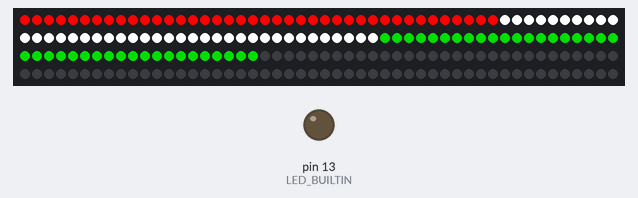
Simulated run of this sketch. Board: Arduino Uno, built with avr-gcc and run on an emulated ATmega328P. Shown: 200 RGB LEDs in strip order, left to right, continuing on the next row, output pins drawn as LEDs (lit = HIGH). Random numbers use the default seed unless the sketch sets one; what the sketch prints to the serial monitor is not drawn.

Above: at 3.17 s.
At 7.72 s:
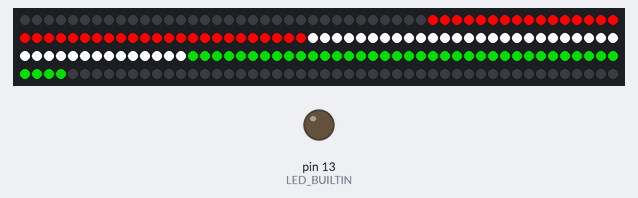
At 12.27 s:
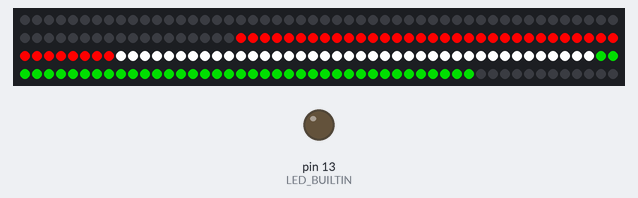
At 21.36 s:
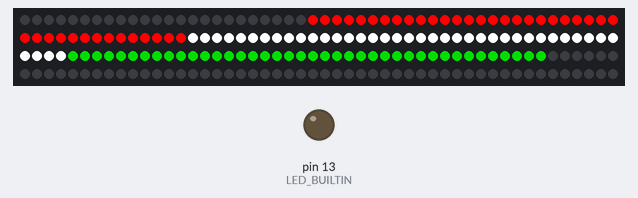
At 29.15 s:
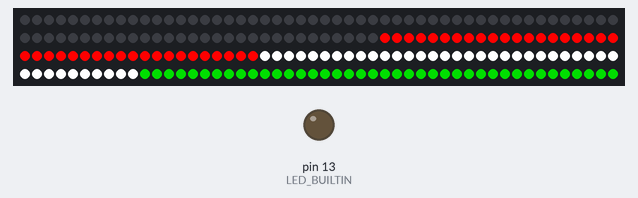
At 39.54 s:
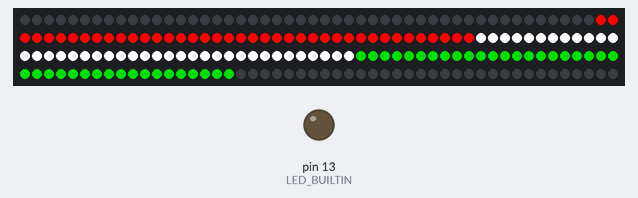

The sketch:

addressable.ino
```cpp
#include "FastLED.h"
#define LED_PIN     3
#define NUM_LEDS    200
#define BRIGHTNESS  255
#define LED_TYPE    WS2811
#define COLOR_ORDER RGB
CRGB leds[NUM_LEDS];

CRGB yellow =  CRGB( 255, 255, 0);
CRGB orange =  CRGB( 255, 128, 0);
CRGB red =     CRGB( 255, 0, 0);
CRGB white =   CRGB( 255, 255, 255);
CRGB green =   CRGB( 0, 153, 0);
CRGB black =   CRGB( 0, 0, 0);

void setup() {
    delay( 3000 ); // power-up safety delay

    // Initialize the LEDs and the FastLED library.
    FastLED.addLeds<LED_TYPE, LED_PIN, COLOR_ORDER>(leds, NUM_LEDS).setCorrection( TypicalLEDStrip );
    FastLED.setBrightness( BRIGHTNESS );

    // Setup a random seed for the random number generator.
    randomSeed(analogRead(0));

    // Setup the Built-In LED for debugging
    pinMode(LED_BUILTIN, OUTPUT);

    // Setup the ability to output to the serial console
    Serial.begin(115200);
    while (!Serial);  // wait for serial port to connect. Needed for native USB
    Serial.println("Serial port ready!");
    // Serial OUTPUT:  Serial.println("xxx");
}

void blinkBuiltIn() {
  // Blink the built-in LED
  digitalWrite(LED_BUILTIN, HIGH);
  delay(250);
  digitalWrite(LED_BUILTIN, LOW);
  delay(250);
}

void twinkle(int pos) {
    for (int r = 0; r < 5; r++) {
      leds[pos] = white;
      FastLED.show();
      delay(20);
      leds[pos] = black;
      FastLED.show();
      delay(20);
    }
}

void setPixel(int pos, byte red, byte green, byte blue) {
   leds[pos].r = red;
   leds[pos].g = green;
   leds[pos].b = blue;
}

void setAll(CRGB color) {
  for(int pos = 0; pos < NUM_LEDS; pos++ ) {
    leds[pos] = color;
  }
  FastLED.show();
}


void twinkleRWG(int interations) {

  // Twinkle Setup
  int nLEDs = 10;
  int clrSize = 6;
  CRGB clrList[] = {red, yellow, green, red, yellow, green};

  // Set the entire strip to random colors from color list.
  for(int pos = 0; pos < NUM_LEDS; pos++ ) {
    leds[pos] = clrList[random(clrSize)];
  }
  FastLED.show();

  for (int theInt = 0; theInt < interations; theInt++) {

    // Put together a random list of LED positions.
    int tList[nLEDs];
    for ( int mt = 0; mt < nLEDs; mt++ ) {
      tList[mt] = random(NUM_LEDS);
    }

    // Twinkle 'nLEDs' number of LEDs.
    for (int r = 0; r < 5; r++) {
      for ( int mt = 0; mt < nLEDs; mt++ ) {
        leds[tList[mt]] = white;
      }
      FastLED.show();
      delay(20);
      for ( int mt = 0; mt < nLEDs; mt++ ) {
        leds[tList[mt]] = black;
      }
      FastLED.show();
      delay(20);
    }

    // Set 'nLEDs' number of LEDs to random color.
    for ( int mt = 0; mt < nLEDs; mt++ ) {
      leds[tList[mt]] = clrList[random(clrSize)];
    }
    FastLED.show();
  }
}

void xmasMove(int interations) {
  for (int theInt = 0; theInt < interations; theInt++) {
    int chunk = 40;

    for( int i = 0; i < NUM_LEDS-(chunk*3); i++) {
        for ( int c = i; c < chunk+i; c++) {
          leds[c] = red;
        }
        for ( int c = i+chunk; c < (chunk*2)+i; c++) {
          leds[c] = white;
        }
        for ( int c = i+(chunk*2); c < (chunk*3)+i; c++) {
          leds[c] = green;
        }
        FastLED.show();
        delay(20);
        setAll(black);
    }
    for( int i = NUM_LEDS-(chunk*3); i > 0 ; i--) {
        for ( int c = i; c < chunk+i; c++) {
          leds[c] = red;
        }
        for ( int c = i+chunk; c < (chunk*2)+i; c++) {
          leds[c] = white;
        }
        for ( int c = i+(chunk*2); c < (chunk*3)+i; c++) {
          leds[c] = green;
        }
        FastLED.show();
        delay(20);
        setAll(black);
    }
  }
}


void loop() {
  int howMany = 10;

  // Turn everything off.
  setAll(black);

  xmasMove(howMany);
  twinkleRWG(100);


}
```
